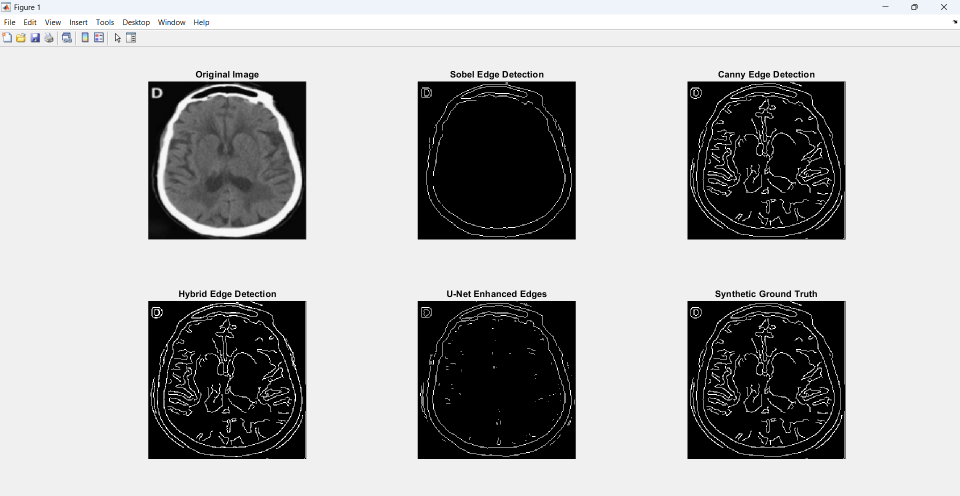
%> input picture CT Image.png, 1920 x 991 px (shown at 1/2 size)
$ octave existing_model.m   (GNU Octave 9; MATLAB toolbox functions it lacks are replaced by stand-ins)
%> lines starting %> are read from the running program, lines starting %| are printed output that depends on the picture
% Prompt the user to select an image file
[filename, pathname] = uigetfile({'*.jpg;*.png;*.jpeg;*.bmp', 'Image Files (*.jpg, *.png, *.jpeg, *.bmp)'}, ...
                                  'Select an Image');
%> the answer given: CT Image.png
if isequal(filename,0)
   disp('User selected Cancel');
   return;
end

% Read the selected image
img = imread(fullfile(pathname, filename));
%> img is the input picture: size 991x1920x3 uint8; mean R, G, B 172.6, 172.8, 172.9

% Convert to grayscale if the image is RGB
if size(img, 3) == 3
    img = rgb2gray(img);
%> img: size 991x1920 uint8
end

% Create a figure with extended size
figure;
set(gcf, 'Position', [100, 100, 1200, 800]); % Adjust figure size (width, height)

% Display the original image
subplot(3,3,1);
imshow(img);
title('Original Image');

% Sobel Edge Detection
sobel_edges = edge(img, 'Sobel');
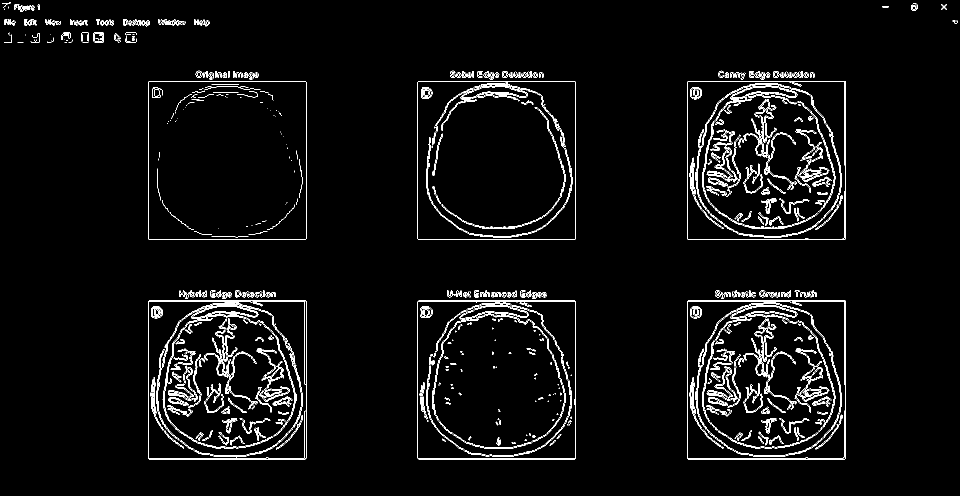
%> sobel_edges: size 991x1920 logical (shown at 1/2 size); 3.6% white in thin lines or dots
subplot(3,3,2);
imshow(sobel_edges);
title('Sobel Edge Detection');

% Prewitt Edge Detection
prewitt_edges = edge(img, 'Prewitt');
%> prewitt_edges: size 991x1920 logical; 3.5% white in thin lines or dots
subplot(3,3,3);
imshow(prewitt_edges);
title('Prewitt Edge Detection');

% Roberts Edge Detection
roberts_edges = edge(img, 'Roberts');
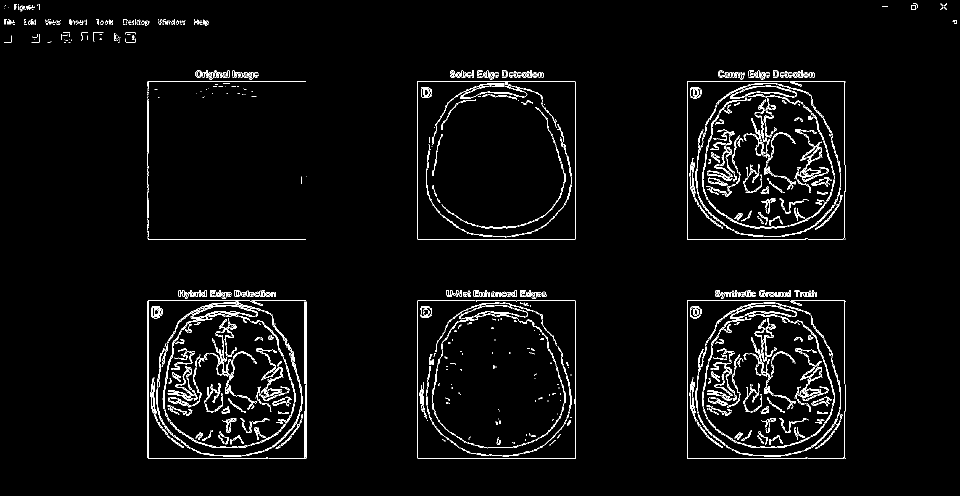
%> roberts_edges: size 991x1920 logical (shown at 1/2 size); 3.2% white in thin lines or dots
subplot(3,3,4);
imshow(roberts_edges);
title('Roberts Edge Detection');

% Canny Edge Detection (show in the same figure)
canny_edges = edge(img, 'Canny');
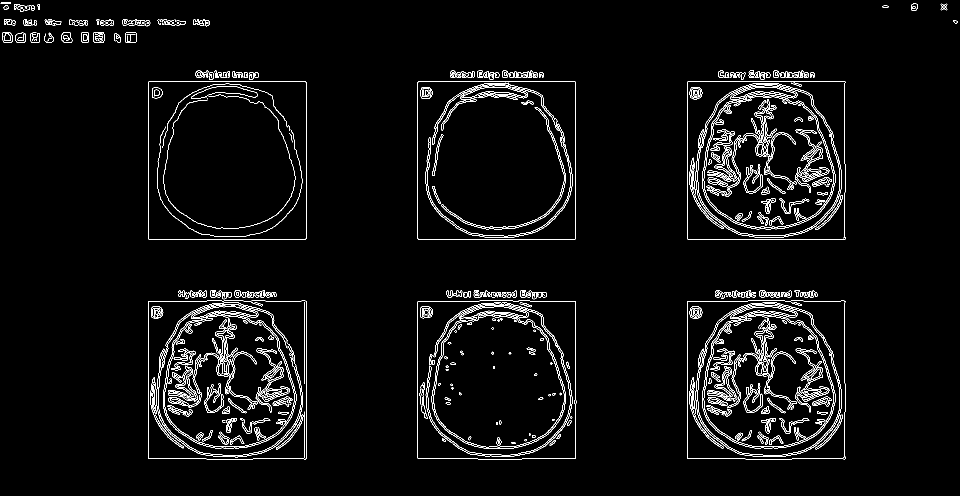
%> canny_edges: size 991x1920 logical (shown at 1/2 size); 3.5% white in thin lines or dots
subplot(3,3,5);
imshow(canny_edges);
title('Canny Edge Detection');
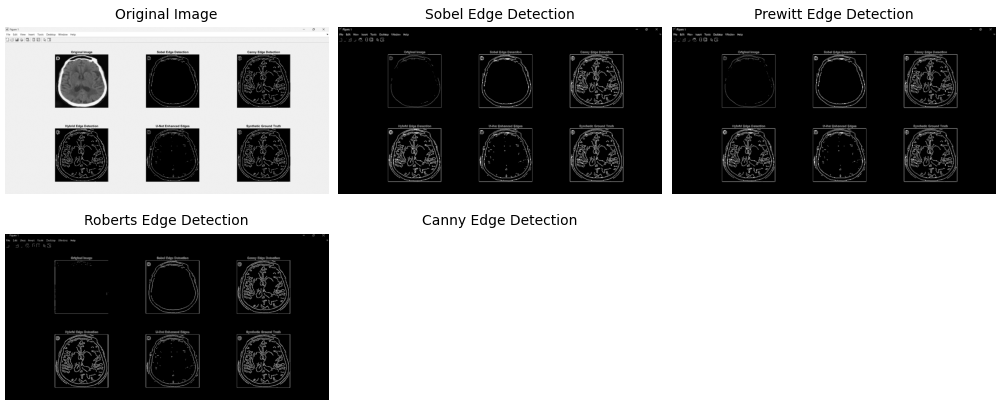
%> figure redrawn from the program's plot data, 5 panels

$ run again, on Trained Model.png
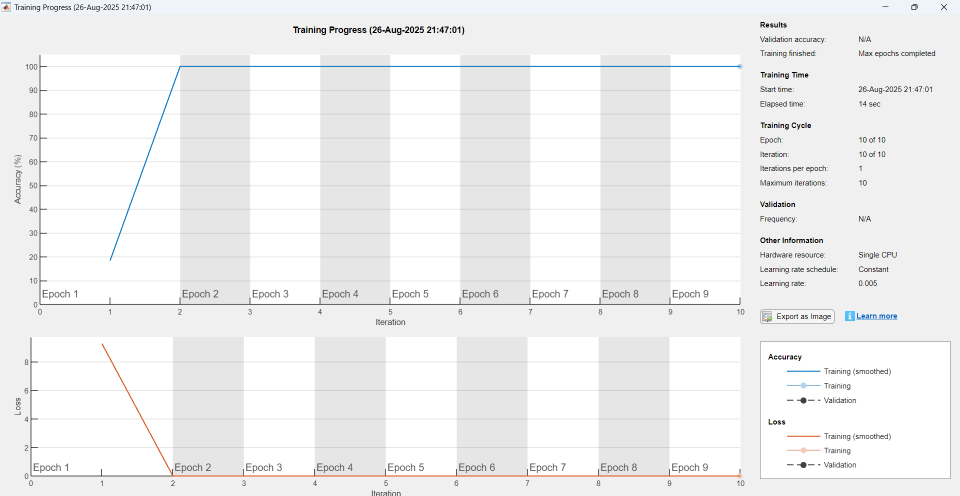
%> input picture Trained Model.png, 1920 x 991 px (shown at 1/2 size)
%> img is the input picture: size 991x1920x3 uint8; mean R, G, B 239.9, 240.1, 240.3
%> img: size 991x1920 uint8
%> `sobel_edges = edge(img, 'Sobel');`:
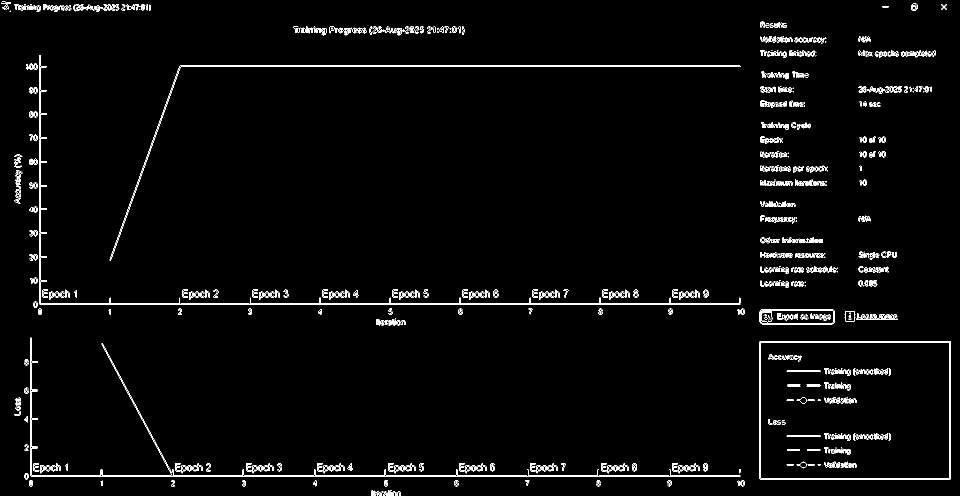
%> sobel_edges: size 991x1920 logical (shown at 1/2 size); 2.2% white in thin lines or dots
%> prewitt_edges: size 991x1920 logical; 2.3% white in thin lines or dots
%> roberts_edges: size 991x1920 logical; 1.9% white in thin lines or dots
%> `canny_edges = edge(img, 'Canny');`:
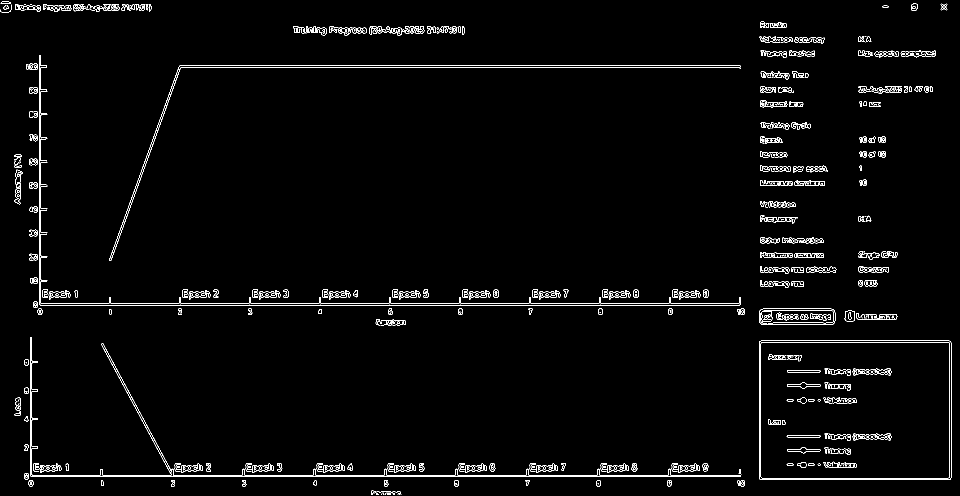
%> canny_edges: size 991x1920 logical (shown at 1/2 size); 2.1% white in thin lines or dots
